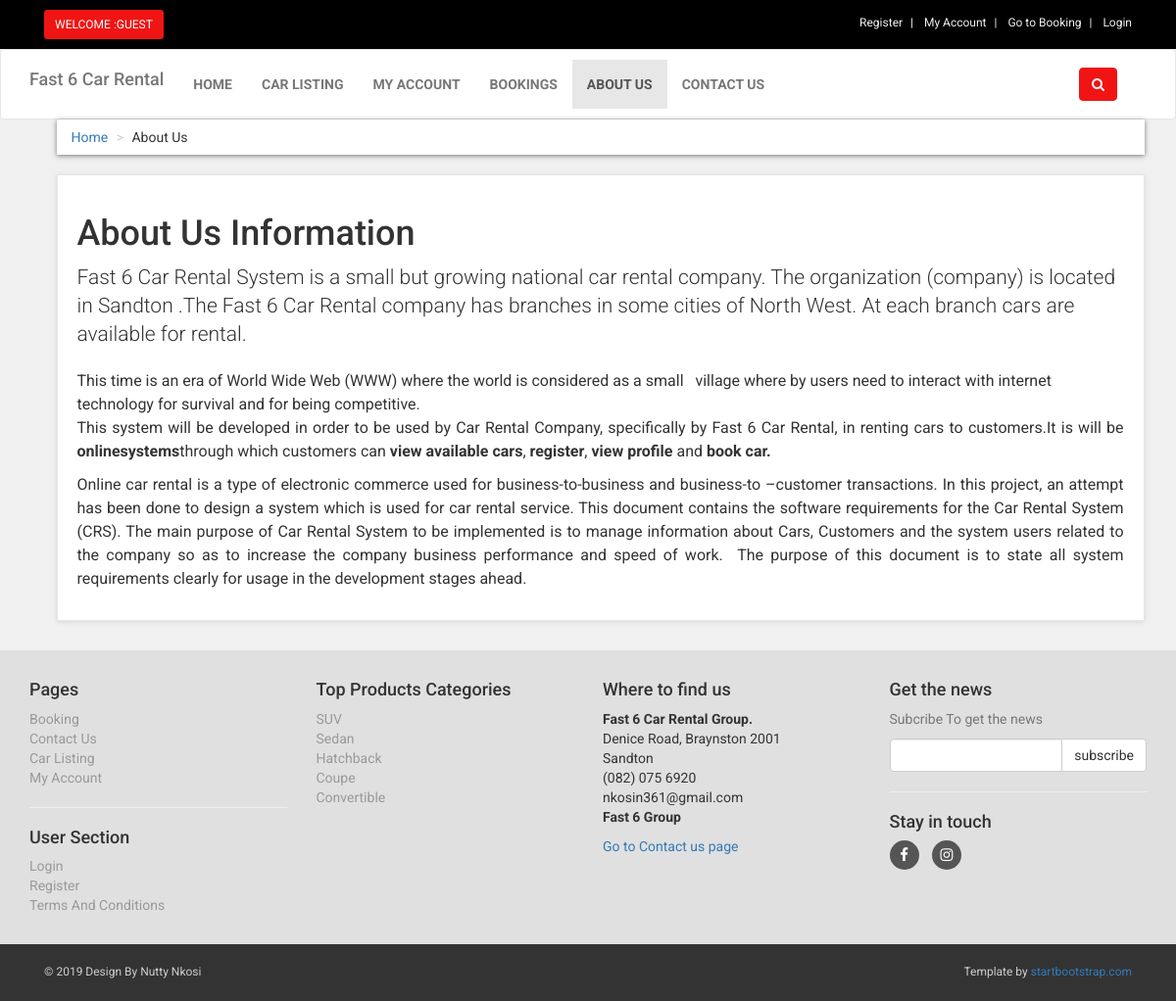
Page /about.php on the committed database.
### tables this page shows
CREATE TABLE `about_us` (
  `about_id` int(10) NOT NULL,
  `about_heading` text NOT NULL,
  `about_short_desc` text NOT NULL,
  `about_desc` text NOT NULL
);

CREATE TABLE `product_categories` (
  `p_cat_id` int(10) NOT NULL,
  `p_cat_title` text NOT NULL,
  `p_cat_top` text NOT NULL,
  `p_cat_image` text NOT NULL
);

### about.php (the view, shortened to what this page needs)
<?php
include("includes/db.php");
?>
<!DOCTYPE html>
<html>
<head>
  <link href="styles/bootstrap.min.css" rel="stylesheet">
  <link href="styles/style.css" rel="stylesheet">
  <link href="font-awesome/css/font-awesome.min.css" rel="stylesheet">
</head>
<body>
  <div id="top">
    <div class="container">
      <div class="col-md-6 offer">
        <a href="#" class="btn btn-primary btn-sm">
          <?php
          if (!isset($_SESSION['customer_email'])) {
            echo "Welcome :Guest";
          } else {
            echo "Welcome : " . $_SESSION['customer_email'] . "";
          }
          ?>
        </a>
      </div>
      <div class="col-md-6">
        <ul class="menu">
          <?php if (!isset($_SESSION['customer_email'])) { ?>
            <li>
              <a href="customer_register.php"> Register </a>
            </li>
            <?php
          } ?>
          <li>
            <?php
            if (!isset($_SESSION['customer_email'])) {
              echo "<a href='checkout.php' >My Account</a>";
            } else {
              echo "<a href='customer/my_account.php?my_orders'>My Account</a>";
            }
            ?>
          </li>
          <li>
            <a href="cart.php">
              Go to Booking
            </a>
          </li>
          <li>
            <?php
            if (!isset($_SESSION['customer_email'])) {
              echo "<a href='checkout.php'> Login </a>";
            } else {
              echo "<a href='logout.php'> Logout </a>";
            }
            ?>
          </li>
        </ul>
      </div>
    </div>
  </div>
  <div class="navbar navbar-default" id="navbar">
    <div class="container">
      <div class="navbar-header">
        <a class="navbar-brand home" href="index.php">
          <h4>Fast 6 Car Rental</h4>
        </a>
      </div>
      <div class="navbar-collapse collapse" id="navigation">
        <div class="padding-nav">
          <ul class="nav navbar-nav navbar-left">
            <li>
              <a href="index.php"> Home </a>
            </li>
            <li>
              <a href="shop.php"> Car Listing </a>
            </li>
            <li>
              <?php
              if (!isset($_SESSION['customer_email'])) {
                echo "<a href='checkout.php' >My Account</a>";
              } else {
                echo "<a href='customer/my_account.php?my_orders'>My Account</a>";
              }
              ?>
            </li>
            <li>
              <a href="cart.php"> Bookings </a>
            </li>
            <li class="active">
              <a href="about.php"> About Us </a>
            </li>
            <li>
              <a href="contact.php"> Contact Us </a>
            </li>
          </ul>
        </div>
        <div class="navbar-collapse collapse right">
          <button class="btn navbar-btn btn-primary" type="button" data-toggle="collapse" data-target="#search">
            <i class="fa fa-search"></i>
          </button>
        </div>
      </div>
    </div>
  </div>
  <div id="content">
    <div class="container">
      <div class="col-md-12">
        <ul class="breadcrumb">
          <li>
            <a href="index.php">Home</a>
          </li>
          <li>About Us</li>
        </ul>
      </div>
      <div class="col-md-12">
        <div class="box">
          <?php
          $get_about_us = "select * from about_us";
          $run_about_us = mysqli_query($con, $get_about_us);
          $row_about_us = mysqli_fetch_array($run_about_us);
          $about_heading = $row_about_us['about_heading'];
          $about_short_desc = $row_about_us['about_short_desc'];
          $about_desc = $row_about_us['about_desc'];
          ?>
          <h1> <?php echo $about_heading; ?> </h1>
          <p class="lead"> <?php echo $about_short_desc; ?> </p>
          <p> <?php echo $about_desc; ?> </p>
        </div>
      </div>
    </div>
  </div>
  <?php
  include("includes/footer.php");
  ?>
</body>
</html>

### includes/footer.php (shortened to what this page needs)
<?php
if (isset($include_page) and $include_page == "vendor_store") {
  $store_back_url = "../";
} else {
  $store_back_url = "";
}
?>
<div id="footer">
  <div class="container">
    <div class="row">
      <div class="col-md-3 col-sm-6">
        <h4>Pages</h4>
        <ul>
          <li><a href="<?php echo $store_back_url; ?>cart.php">Booking</a></li>
          <li><a href="<?php echo $store_back_url; ?>contact.php">Contact Us</a></li>
          <li><a href="<?php echo $store_back_url; ?>shop.php">Car Listing</a></li>
          <li>
            <?php
            if (!isset($_SESSION['customer_email'])) {
              echo "<a href='$store_back_url" . "checkout.php' >My Account</a>";
            } else {
              echo "<a href='$store_back_url" . "customer/my_account.php?my_orders'>My Account</a>";
            }
            ?>
          </li>
        </ul>
        <hr>
        <h4>User Section</h4>
        <ul>
          <li>
            <?php
            if (!isset($_SESSION['customer_email'])) {
              echo "<a href='$store_back_url" . "checkout.php' >Login</a>";
            } else {
              echo "<a href='$store_back_url" . "customer/my_account.php?my_orders'>My Account</a>";
            }
            ?>
          </li>
          <li><a href="<?php echo $store_back_url; ?>customer_register.php">Register</a></li>
          <li><a href="<?php echo $store_back_url; ?>terms.php">Terms And Conditions </a></li>
        </ul>
      </div>
      <div class="col-md-3 col-sm-6">
        <h4> Top Products Categories </h4>
        <ul>
          <?php
          $get_p_cats = "select * from product_categories";
          $run_p_cats = mysqli_query($con, $get_p_cats);
          while ($row_p_cats = mysqli_fetch_array($run_p_cats)) {
            $p_cat_id = $row_p_cats['p_cat_id'];
            $p_cat_title = $row_p_cats['p_cat_title'];
            echo "<li> <a href='$store_back_url" . "shop.php?p_cat=$p_cat_id'> $p_cat_title </a> </li>";
          }
          ?>
        </ul>
      </div>
      <div class="col-md-3 col-sm-6">
        <h4>Where to find us</h4>
        <p>
          <strong>Fast 6 Car Rental Group.</strong>
          <br>Denice Road, Braynston 2001
          <br>Sandton
          <br>(082) 075 6920
          <br>nkosin361@gmail.com
          <br>
          <strong>Fast 6 Group</strong>
        </p>
        <a href="<?php echo $store_back_url; ?>contact.php">Go to Contact us page</a>
      </div>
      <div class="col-md-3 col-sm-6">
        <h4>Get the news</h4>
        <p class="text-muted">
          Subcribe To get the news
        </p>
        <form action="https://feedburner.google.com/fb/a/mailverify" method="post" target="popupwindow" onsubmit="window.open('https://feedburner.google.com/fb/a/mailverify?uri=computerfever', 'popupwindow', 'scrollbars=yes,width=550,height=520');return true">
          <div class="input-group">
            <input type="text" class="form-control" name="email">
            <span class="input-group-btn">
              <input type="submit" value="subscribe" class="btn btn-default">
            </span>
          </div>
        </form>
        <hr>
        <h4> Stay in touch </h4>
        <p class="social">
          <a href="#"><i class="fa fa-facebook"></i></a>
          <a href="#"><i class="fa fa-instagram"></i></a>
        </p>
      </div>
    </div>
  </div>
</div>
<div id="copyright">
  <div class="container">
    <div class="col-md-6">
      <p class="pull-left"> &copy; 2019 Design By Nutty Nkosi </p>
    </div>
    <div class="col-md-6">
      <p class="pull-right"> Template by <a href="http://www.startbootstrap.com">startbootstrap.com</a> </p>
    </div>
  </div>
</div>

### styles/style.css (style rules this page uses)
body { font-family: "Roboto", Helvetica, Arial, sans-serif; font-size: 14px; line-height: 1.42857143; color: #333333; background-color: #f0f0f0; overflow-x: hidden; }
#top { background: #000000; padding: 10px 0; }
#top .offer { color: #fff; }
#top .offer .btn { text-transform: uppercase; }
#top a { color: #fff; }
#top ul.menu { padding-top: 5px; margin: 0; text-align: right; font-size: 12px; list-style: none; }
#top ul.menu > li { display: inline-block; }
#top ul.menu > li a { color: #eeeeee; }
#top ul.menu > li + li:before { content: "|\00a0"; padding: 0 5px; color: #f7f7f7; }
.navbar { background: white; margin-bottom: 0; -webkit-box-shadow: 0 2px 2px #efefef; box-shadow: 0 2px 2px #efefef; }
.navbar-collapse .right { float: right; }
.navbar-brand { float: left; padding: 10px 15px; font-size: 18px; line-height: 20px; height: 70px; }
.navbar ul.nav > li > a { text-transform: uppercase; font-weight: bold; font-size: 14px; }
.padding-nav { padding-top: 10px; }
.btn-primary { color: rgb(255, 255, 255); background-color: rgb(240, 20, 20); border-color: rgb(240, 20, 20); }
.box { background: #fff; margin: 0 0 30px; border: solid 1px #e6e6e6; -webkit-box-sizing: border-box; box-sizing: border-box; padding: 20px; -webkit-box-shadow: 0 1px 5px rgba(0, 0, 0, 0.1); box-shadow: 0 1px 5px rgba(0, 0, 0, 0.1); }
#content { padding-left: 25px; }
.breadcrumb { padding: 8px 15px; margin-bottom: 20px; background-color: #ffffff; border-radius: 0; -webkit-box-shadow: 0 1px 5px rgba(0, 0, 0, 0.5); box-shadow: 0 1px 5px rgba(0, 0, 0, 0.5); }
.breadcrumb > li + li:before { content: ">\00a0"; color: #cccccc; }
#footer { background: #e0e0e0; padding: 20px 0; }
#footer ul { padding-left: 0; list-style: none; }
#footer ul a { color: #999999; padding: 20px 0; }
#footer .social { text-align: left; }
#footer .social a { margin: 0 10px 0 0; color: #fff; display: inline-block; width: 30px; height: 30px; border-radius: 15px; line-height: 30px; font-size: 15px; text-align: center; -webkit-transition: all 0.2s ease-out; transition: all 0.2s ease-out; vertical-align: bottom; background-color: #555555; }
#copyright { background: #333; color: #ccc; padding: 20px 0; font-size: 12px; }
#copyright p { margin: 0; }

### rows in the picture
about_us: about_heading "About Us Information", about_short_desc "Fast 6 Car Rental System is a small but growing national car rental company. The organization (company) is located in Sandton .The Fast 6 Car Rental company has branches in some cities of North West. At each branch cars are available for rental.", about_desc "This time is an era of World Wide Web (WWW) where the world is considered as a small village where by users need to interact with internet technology for survival and for being competitive. This system will be developed in order to be used by Car Rental Company, specifically by Fast 6 Car Rental, in renting cars to customers.It is will be onlinesystems through which customers can view available cars , register , view profile and book car. Online car rental is a type of electronic commerce used for business-to-business and business-to –customer transactions. In this project, an attempt has been done to design a system which is used for car rental service. This document contains the software…"
product_categories: p_cat_title "SUV"
product_categories: p_cat_title "Sedan"
product_categories: p_cat_title "Hatchback"
product_categories: p_cat_title "Coupe"
product_categories: p_cat_title "Convertible"
